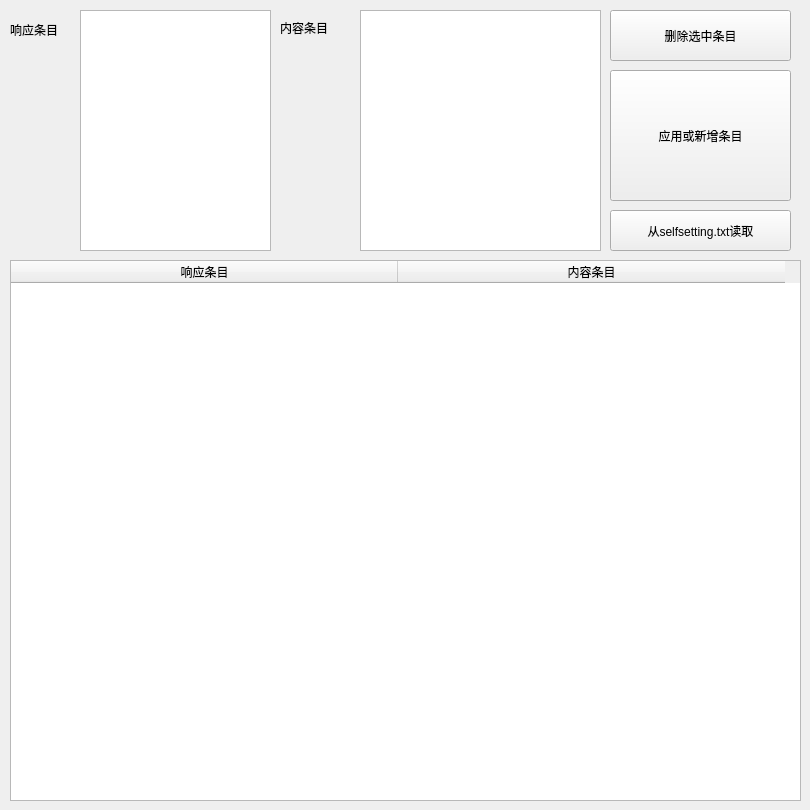
       <widget class="QWidget" name="tab_3">
        <attribute name="title">
         <string>自设数据库</string>
        </attribute>
        <widget class="QTableWidget" name="tableWidget_2">
         <property name="geometry">
          <rect>
           <x>10</x>
           <y>260</y>
           <width>791</width>
           <height>541</height>
          </rect>
         </property>
         <attribute name="horizontalHeaderDefaultSectionSize">
          <number>387</number>
         </attribute>
         <column>
          <property name="text">
           <string>响应条目</string>
          </property>
         </column>
         <column>
          <property name="text">
           <string>内容条目</string>
          </property>
         </column>
        </widget>
        <widget class="QPushButton" name="pushButton_4">
         <property name="geometry">
          <rect>
           <x>610</x>
           <y>10</y>
           <width>181</width>
           <height>51</height>
          </rect>
         </property>
         <property name="text">
          <string>删除选中条目</string>
         </property>
        </widget>
        <widget class="QTextEdit" name="textEdit_4">
         <property name="geometry">
          <rect>
           <x>80</x>
           <y>10</y>
           <width>191</width>
           <height>241</height>
          </rect>
         </property>
        </widget>
        <widget class="QTextEdit" name="textEdit_5">
         <property name="geometry">
          <rect>
           <x>360</x>
           <y>10</y>
           <width>241</width>
           <height>241</height>
          </rect>
         </property>
        </widget>
        <widget class="QPushButton" name="pushButton_5">
         <property name="geometry">
          <rect>
           <x>610</x>
           <y>70</y>
           <width>181</width>
           <height>131</height>
          </rect>
         </property>
         <property name="text">
          <string>应用或新增条目</string>
         </property>
        </widget>
        <widget class="QLabel" name="label_8">
         <property name="geometry">
          <rect>
           <x>10</x>
           <y>20</y>
           <width>71</width>
           <height>20</height>
          </rect>
         </property>
         <property name="text">
          <string>响应条目</string>
         </property>
        </widget>
        <widget class="QLabel" name="label_9">
         <property name="geometry">
          <rect>
           <x>280</x>
           <y>20</y>
           <width>72</width>
           <height>15</height>
          </rect>
         </property>
         <property name="text">
          <string>内容条目</string>
         </property>
        </widget>
        <widget class="QPushButton" name="pushButton_3">
         <property name="geometry">
          <rect>
           <x>610</x>
           <y>210</y>
           <width>181</width>
           <height>41</height>
          </rect>
         </property>
         <property name="text">
          <string>从selfsetting.txt读取</string>
         </property>
        </widget>
       </widget>
